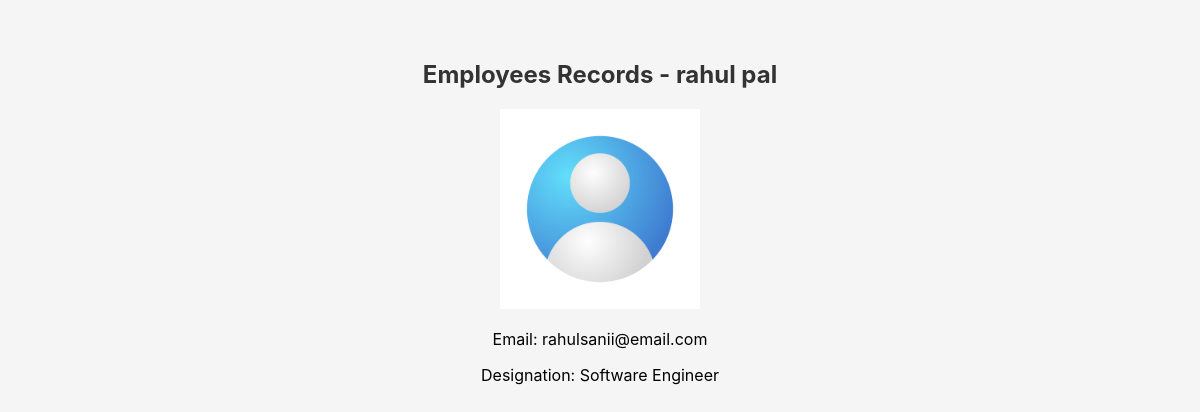
Screenshot of /employee/4/ with the database file from the repository.
### employees/models.py (models this page shows, shortened)
class Employee(models.Model):
    first_name = models.CharField(max_length=25)
    last_name = models.CharField(max_length=25)
    email = models.EmailField(unique=True)
    designation = models.CharField(max_length=50)
    image = models.ImageField(upload_to='emp_images', default='default.jpg')
    salary = models.IntegerField()
    joining_date = models.DateField()
    is_active = models.BooleanField(default=True)
    Department = models.ForeignKey(Department, on_delete=models.SET_NULL, blank=True, null=True)
    manager = models.ForeignKey("self", on_delete=models.SET_NULL, blank=True, null=True)
    def full_name(self):
        return f"{self.first_name} {self.last_name}"

### employees/views.py (the view)
# urls.py: path('<int:id>/', views.employee_detail, name='employee_detail'),
def employee_detail(request, id):
    employee = get_object_or_404(Employee, id=id)
    context = {
        'employee': employee
    }
    return render(request, 'employee_detail.html', context)

### templates/employee_detail.html (shortened to what this page needs)
{% load static %}
<!DOCTYPE html>
<html lang="en-US">
<head>
    <link rel="stylesheet" href="{% static 'css/style.css' %}">
    <link rel="stylesheet" href="https://cdnjs.cloudflare.com/ajax/libs/font-awesome/4.7.0/css/font-awesome.min.css">
</head>
<body>
    <h2>Employees Records - {{ employee.full_name }} </h2>
    <img src="{{ employee.image.url }}" alt="{{ employee.full_name }} image" width="200 ">
    <p>Email: {{ employee.email }}</p>
    <p>Designation: {{ employee.designation}}</p>
</body>
</html>

### employees_main/static/css/style.css (style rules this page uses)
body { font-family: "Inter", sans-serif; background: #f5f5f5; margin: 0; padding: 40px; text-align: center; }
h2 { margin-bottom: 20px; color: #333; }

### rows the page displays
Employee: full_name "rahul pal", image (placeholder picture), email "rahulsanii@email.com", designation "Software Engineer"
